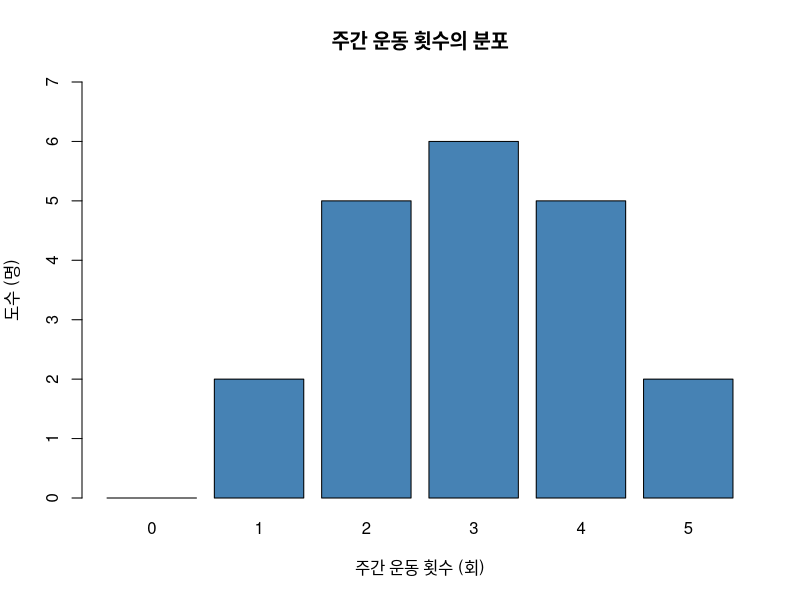
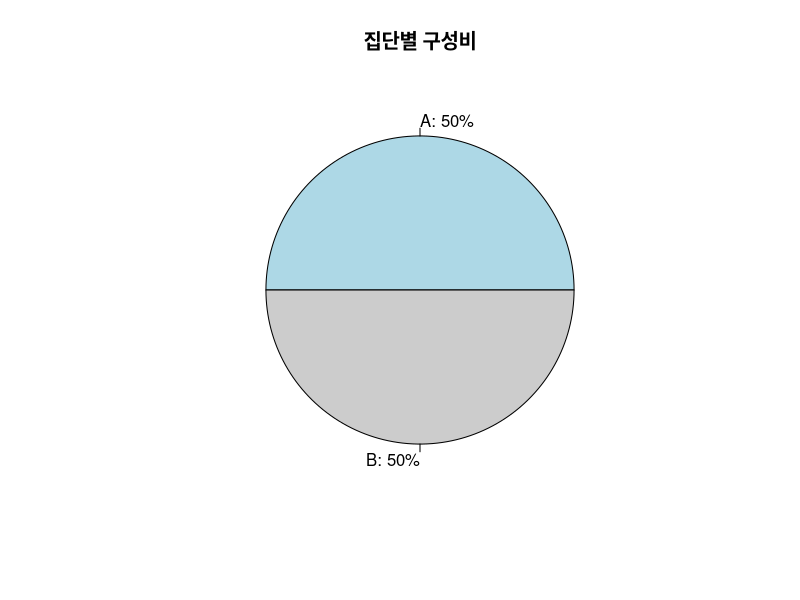
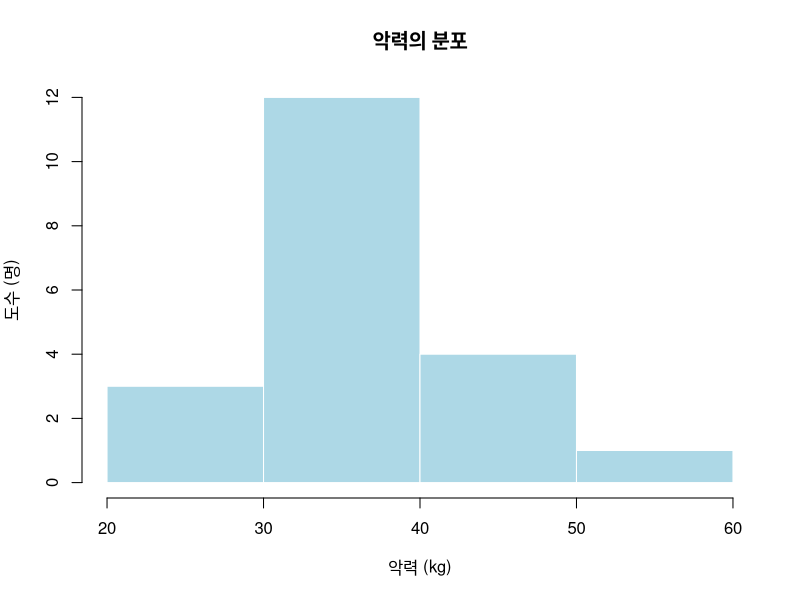
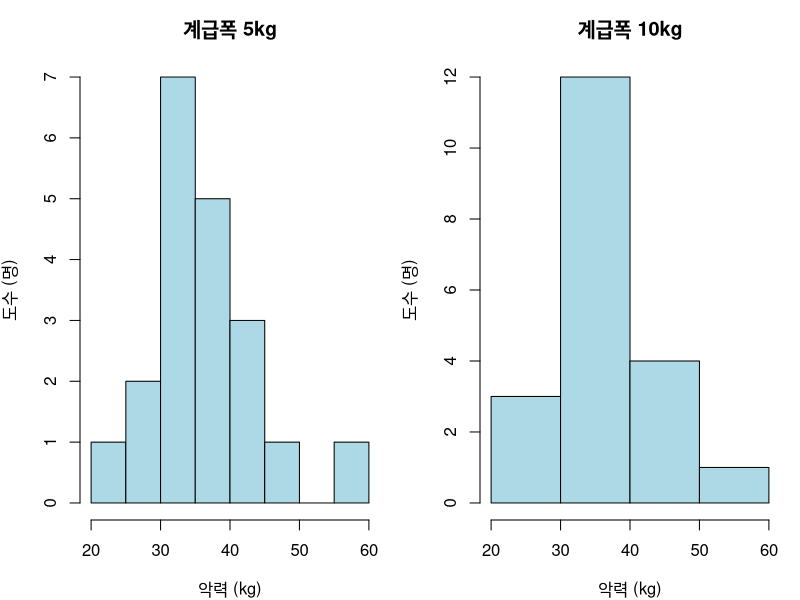
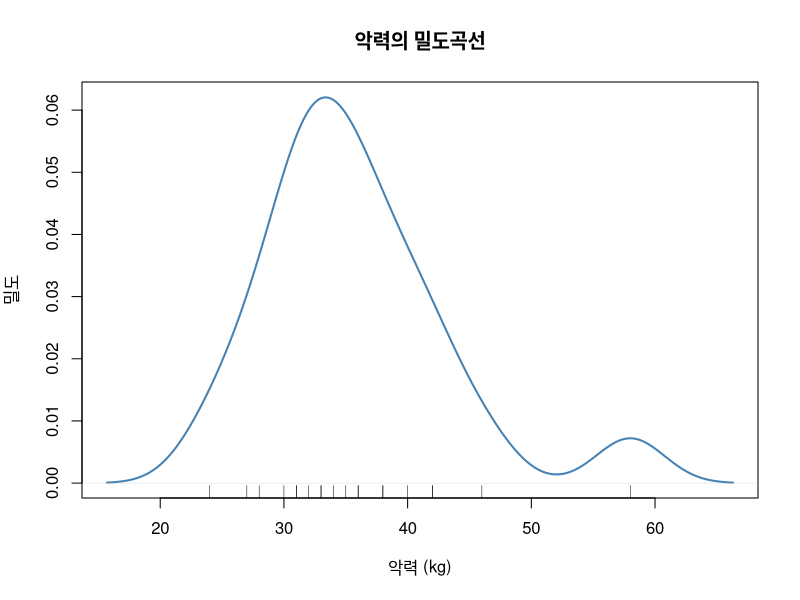
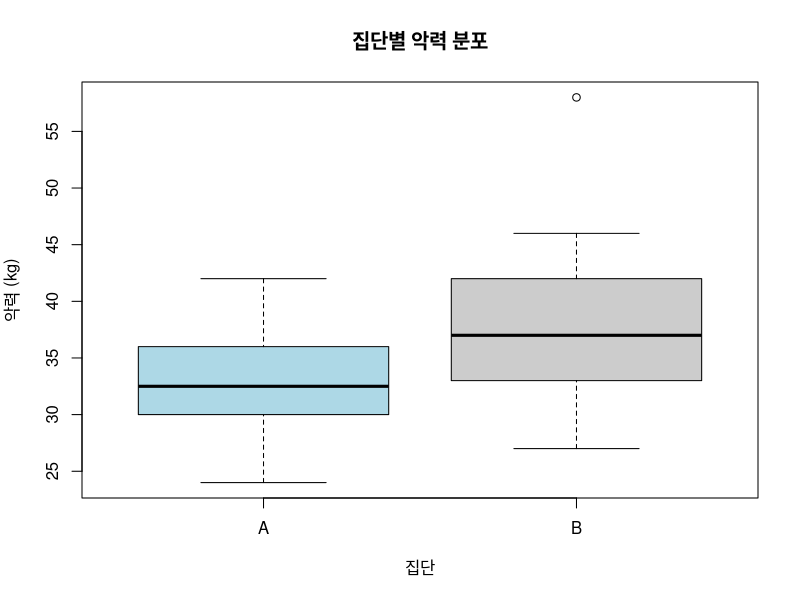
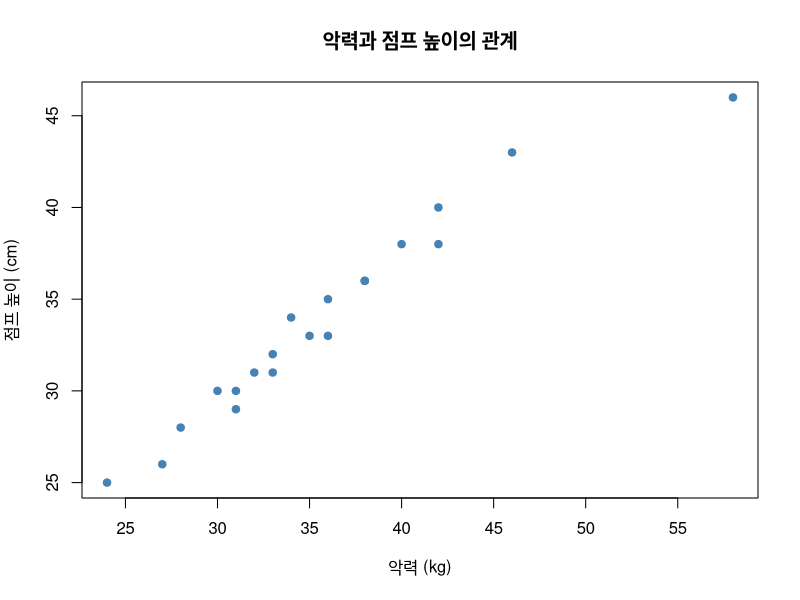
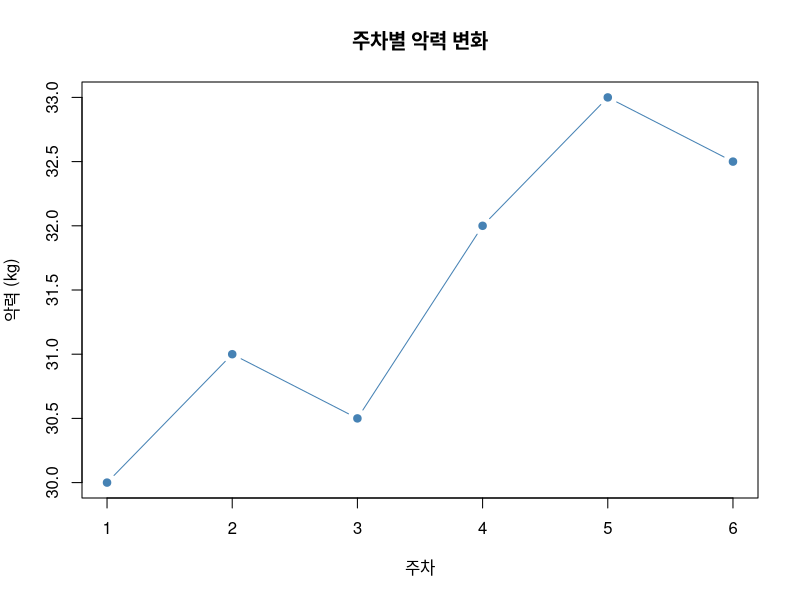

Recreate these plots in R, in order.
## ---- chunk 1
knitr::opts_chunk$set(
  echo = TRUE, message = FALSE, warning = TRUE, error = FALSE,
  fig.width = 8, fig.height = 5, dpi = 140,
  fig.align = "center", out.width = "100%", dev = "png"
)
if (.Platform$OS.type == "windows") {
  grDevices::windowsFonts(course = grDevices::windowsFont("Malgun Gothic"))
  knitr::opts_chunk$set(dev.args = list(family = "course"))
} else if (Sys.info()[["sysname"]] == "Darwin") {
  # macOS: 기본 글꼴에 한글이 없어 그래프 글자가 깨지므로 AppleGothic 지정
  knitr::opts_chunk$set(dev.args = list(family = "AppleGothic"))
  if (requireNamespace("ggplot2", quietly = TRUE)) {
    ggplot2::theme_set(ggplot2::theme_gray(base_family = "AppleGothic"))
  }
}
## ---- chunk 2
event <- factor(c("달리기", "수영", "달리기", "근력운동"))
levels(event)
table(event)

satisfaction <- factor(
  c("보통", "높음", "낮음", "높음"),
  levels = c("낮음", "보통", "높음"),
  ordered = TRUE
)
satisfaction

sessions <- c(1, 3, 2, 4, 2)  # 이산형 수치 자료
grip <- c(28.5, 32.1, 30.8)   # 연속형 측정 자료
mean(sessions)
mean(grip)
## ---- chunk 3
fitness <- data.frame(
  id = 1:20,
  group = factor(rep(c("A", "B"), each = 10), levels = c("A", "B")),
  sessions = c(1, 2, 3, 2, 4, 3, 1, 2, 3, 4,
               2, 3, 4, 3, 5, 4, 2, 3, 4, 5),
  grip_kg = c(24, 28, 30, 31, 32, 33, 34, 36, 38, 42,
              27, 31, 33, 35, 36, 38, 40, 42, 46, 58),
  jump_cm = c(25, 28, 30, 29, 31, 32, 34, 33, 36, 38,
              26, 30, 31, 33, 35, 36, 38, 40, 43, 46)
)

head(fitness)
str(fitness)
## ---- chunk 4
x <- c(20, 25, 30, 35, 40)

sum(x) / length(x)
mean(x)
mean(fitness$grip_kg)
## ---- chunk 5
data1 <- c(2, 2, 2, 3, 3, 3, 3, 4, 4, 5)
data2 <- c(1, 2, 2, 3, 3, 3, 5, 5, 7, 1000)

center_compare <- data.frame(
  data = c("자료1", "자료2"),
  mean = c(mean(data1), mean(data2)),
  median = c(median(data1), median(data2)),
  trimmed_mean = c(mean(data1, trim = 0.1), mean(data2, trim = 0.1))
)
center_compare
## ---- chunk 6
frequency <- table(fitness$sessions)
frequency
names(frequency)[frequency == max(frequency)]
## ---- chunk 7
quantile(fitness$grip_kg, probs = c(0.25, 0.5, 0.75))
quantile(fitness$grip_kg, probs = 0.9)
quantile(fitness$grip_kg, probs = c(0, 0.25, 0.5, 0.75, 1))
summary(fitness$grip_kg)
## ---- chunk 8
x <- c(20, 25, 30, 35, 40)
deviation <- x - mean(x)
deviation
sum(deviation)

range(x)
diff(range(x))
## ---- chunk 9
x <- c(20, 25, 30, 35, 40)
n <- length(x)
squared_deviation <- (x - mean(x))^2

sum(squared_deviation) / (n - 1)
var(x)
sd(x)

mean(squared_deviation)
sqrt(mean(squared_deviation))
## ---- chunk 10
IQR(fitness$grip_kg)
quantile(fitness$grip_kg, 0.75) - quantile(fitness$grip_kg, 0.25)
## ---- chunk 11
cv_example <- data.frame(
  group = c("A", "B"),
  mean_kg = c(40, 20),
  sd_kg = c(4, 4)
)
cv_example$cv_percent <- cv_example$sd_kg / cv_example$mean_kg * 100
cv_example

sd(fitness$grip_kg) / mean(fitness$grip_kg) * 100
## ---- chunk 12
x_missing <- c(20, 25, NA, 35, 40)
mean(x_missing)
mean(x_missing, na.rm = TRUE)
sum(is.na(x_missing))
sum(!is.na(x_missing))
## ---- chunk 13
grip <- fitness$grip_kg
summary_grip <- data.frame(
  n = length(grip),
  mean = mean(grip),
  median = median(grip),
  variance = var(grip),
  sd = sd(grip),
  min = min(grip),
  max = max(grip),
  IQR = IQR(grip),
  CV_percent = sd(grip) / mean(grip) * 100
)
round(summary_grip, 2)
## ---- chunk 14
group_frequency <- table(fitness$group)
group_frequency
prop.table(group_frequency)

session_frequency <- table(factor(fitness$sessions, levels = 0:5))
data.frame(
  sessions = names(session_frequency),
  frequency = as.vector(session_frequency),
  percent = as.vector(prop.table(session_frequency)) * 100
)
## ---- chunk 15
barplot(
  session_frequency,
  col = "steelblue",
  main = "주간 운동 횟수의 분포",
  xlab = "주간 운동 횟수 (회)",
  ylab = "도수 (명)",
  ylim = c(0, max(session_frequency) + 1)
)
## ---- chunk 16
pie(
  group_frequency,
  labels = paste0(names(group_frequency), ": ",
                  prop.table(group_frequency) * 100, "%"),
  col = c("lightblue", "gray80"),
  main = "집단별 구성비"
)
## ---- chunk 17
hist(
  fitness$grip_kg,
  breaks = seq(20, 60, by = 10),
  right = FALSE,
  col = "lightblue", border = "white",
  main = "악력의 분포",
  xlab = "악력 (kg)", ylab = "도수 (명)"
)
## ---- chunk 18
local({
  old_par <- par(mfrow = c(1, 2), mar = c(4, 4, 3, 1))
  on.exit(par(old_par))
  hist(fitness$grip_kg, breaks = seq(20, 60, 5), right = FALSE,
       col = "lightblue", main = "계급폭 5kg",
       xlab = "악력 (kg)", ylab = "도수 (명)")
  hist(fitness$grip_kg, breaks = seq(20, 60, 10), right = FALSE,
       col = "lightblue", main = "계급폭 10kg",
       xlab = "악력 (kg)", ylab = "도수 (명)")
})
## ---- chunk 19
plot(
  density(fitness$grip_kg),
  main = "악력의 밀도곡선",
  xlab = "악력 (kg)", ylab = "밀도",
  col = "steelblue", lwd = 2
)
rug(fitness$grip_kg)
## ---- chunk 20
stem(fitness$grip_kg)
## ---- chunk 21
boxplot(
  grip_kg ~ group, data = fitness,
  col = c("lightblue", "gray80"),
  main = "집단별 악력 분포",
  xlab = "집단", ylab = "악력 (kg)"
)
## ---- chunk 22
plot(
  fitness$grip_kg, fitness$jump_cm,
  pch = 19, col = "steelblue",
  main = "악력과 점프 높이의 관계",
  xlab = "악력 (kg)", ylab = "점프 높이 (cm)"
)
## ---- chunk 23
weekly <- data.frame(week = 1:6, grip_kg = c(30, 31, 30.5, 32, 33, 32.5))
plot(
  weekly$week, weekly$grip_kg,
  type = "b", pch = 19, col = "steelblue",
  main = "주차별 악력 변화",
  xlab = "주차", ylab = "악력 (kg)"
)
## ---- chunk 24
group_summary <- data.frame(
  group = levels(fitness$group),
  n = as.vector(table(fitness$group)),
  mean = as.vector(tapply(fitness$grip_kg, fitness$group, mean)),
  median = as.vector(tapply(fitness$grip_kg, fitness$group, median)),
  sd = as.vector(tapply(fitness$grip_kg, fitness$group, sd))
)
group_summary$CV_percent <- group_summary$sd / group_summary$mean * 100
group_summary
